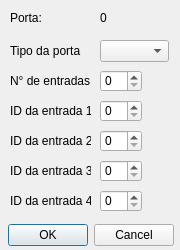
<?xml version="1.0" encoding="UTF-8"?>
<ui version="4.0">
 <class>modifyPorta</class>
 <widget class="QDialog" name="modifyPorta">
  <property name="geometry">
   <rect>
    <x>0</x>
    <y>0</y>
    <width>180</width>
    <height>250</height>
   </rect>
  </property>
  <property name="windowTitle">
   <string>Dialog</string>
  </property>
  <widget class="QDialogButtonBox" name="buttonBox">
   <property name="geometry">
    <rect>
     <x>0</x>
     <y>220</y>
     <width>181</width>
     <height>31</height>
    </rect>
   </property>
   <property name="orientation">
    <enum>Qt::Horizontal</enum>
   </property>
   <property name="standardButtons">
    <set>QDialogButtonBox::Cancel|QDialogButtonBox::Ok</set>
   </property>
   <property name="centerButtons">
    <bool>true</bool>
   </property>
  </widget>
  <widget class="QLabel" name="portaLabel">
   <property name="geometry">
    <rect>
     <x>10</x>
     <y>10</y>
     <width>47</width>
     <height>16</height>
    </rect>
   </property>
   <property name="text">
    <string>Porta:</string>
   </property>
  </widget>
  <widget class="QLabel" name="tipoPortaLabel">
   <property name="geometry">
    <rect>
     <x>10</x>
     <y>40</y>
     <width>71</width>
     <height>21</height>
    </rect>
   </property>
   <property name="text">
    <string>Tipo da porta:</string>
   </property>
  </widget>
  <widget class="QLabel" name="nEntradasLabel">
   <property name="geometry">
    <rect>
     <x>10</x>
     <y>70</y>
     <width>81</width>
     <height>21</height>
    </rect>
   </property>
   <property name="text">
    <string>N° de entradas:</string>
   </property>
  </widget>
  <widget class="QLabel" name="id1Label">
   <property name="geometry">
    <rect>
     <x>10</x>
     <y>100</y>
     <width>81</width>
     <height>21</height>
    </rect>
   </property>
   <property name="text">
    <string>ID da entrada 1:</string>
   </property>
  </widget>
  <widget class="QLabel" name="id2Label">
   <property name="geometry">
    <rect>
     <x>10</x>
     <y>130</y>
     <width>81</width>
     <height>21</height>
    </rect>
   </property>
   <property name="text">
    <string>ID da entrada 2:</string>
   </property>
  </widget>
  <widget class="QLabel" name="id3Label">
   <property name="geometry">
    <rect>
     <x>10</x>
     <y>160</y>
     <width>81</width>
     <height>21</height>
    </rect>
   </property>
   <property name="text">
    <string>ID da entrada 3:</string>
   </property>
  </widget>
  <widget class="QLabel" name="id4Label">
   <property name="geometry">
    <rect>
     <x>10</x>
     <y>190</y>
     <width>81</width>
     <height>21</height>
    </rect>
   </property>
   <property name="text">
    <string>ID da entrada 4:</string>
   </property>
  </widget>
  <widget class="QComboBox" name="tipoPortaComboBox">
   <property name="geometry">
    <rect>
     <x>100</x>
     <y>40</y>
     <width>69</width>
     <height>22</height>
    </rect>
   </property>
  </widget>
  <widget class="QSpinBox" name="nEntradasSpinBox">
   <property name="geometry">
    <rect>
     <x>100</x>
     <y>70</y>
     <width>42</width>
     <height>22</height>
    </rect>
   </property>
  </widget>
  <widget class="QSpinBox" name="id1SpinBox">
   <property name="geometry">
    <rect>
     <x>100</x>
     <y>100</y>
     <width>42</width>
     <height>22</height>
    </rect>
   </property>
  </widget>
  <widget class="QSpinBox" name="id2SpinBox">
   <property name="geometry">
    <rect>
     <x>100</x>
     <y>130</y>
     <width>42</width>
     <height>22</height>
    </rect>
   </property>
  </widget>
  <widget class="QSpinBox" name="id3SpinBox">
   <property name="geometry">
    <rect>
     <x>100</x>
     <y>160</y>
     <width>42</width>
     <height>22</height>
    </rect>
   </property>
  </widget>
  <widget class="QSpinBox" name="id4SpinBox">
   <property name="geometry">
    <rect>
     <x>100</x>
     <y>190</y>
     <width>42</width>
     <height>22</height>
    </rect>
   </property>
  </widget>
  <widget class="QLabel" name="portaNumberLabel">
   <property name="geometry">
    <rect>
     <x>100</x>
     <y>10</y>
     <width>61</width>
     <height>16</height>
    </rect>
   </property>
   <property name="text">
    <string>0</string>
   </property>
  </widget>
 </widget>
 <resources/>
 <connections>
  <connection>
   <sender>buttonBox</sender>
   <signal>accepted()</signal>
   <receiver>modifyPorta</receiver>
   <slot>accept()</slot>
   <hints>
    <hint type="sourcelabel">
     <x>248</x>
     <y>254</y>
    </hint>
    <hint type="destinationlabel">
     <x>157</x>
     <y>274</y>
    </hint>
   </hints>
  </connection>
  <connection>
   <sender>buttonBox</sender>
   <signal>rejected()</signal>
   <receiver>modifyPorta</receiver>
   <slot>reject()</slot>
   <hints>
    <hint type="sourcelabel">
     <x>316</x>
     <y>260</y>
    </hint>
    <hint type="destinationlabel">
     <x>286</x>
     <y>274</y>
    </hint>
   </hints>
  </connection>
 </connections>
</ui>
